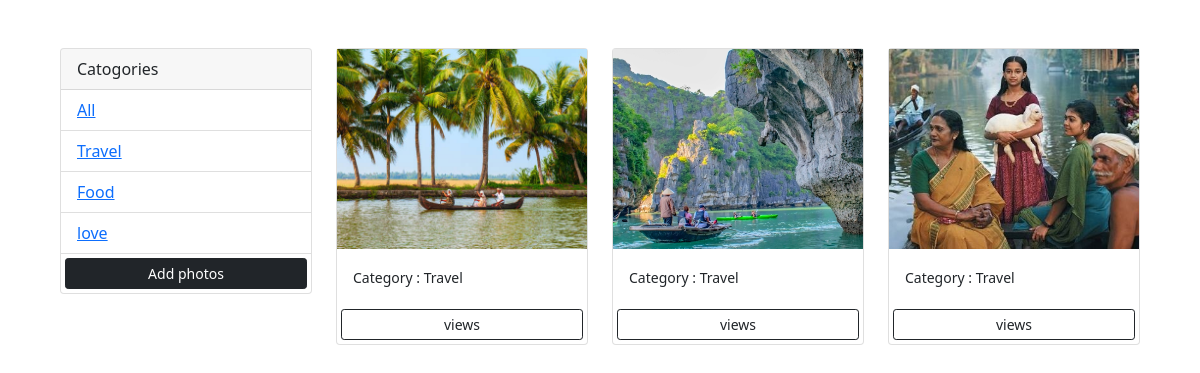
/?category=Travel, run on the app's committed database.
### photos/models.py (models this page shows, shortened)
class Category(models.Model):
    name = models.CharField(max_length=100,null=False,blank=False)

class Photo(models.Model):
    category = models.ForeignKey(Category,on_delete=models.SET_NULL,null=True,blank=True)
    image = models.ImageField(null=False,blank=False)
    description = models.TextField()

### photos/views.py (the view)
# urls.py: path('',views.gallery,name='gallery'),
def gallery(request):
    category = request.GET.get('category')
    if category == None:
        photos = Photo.objects.all()
    else:
        photos = Photo.objects.filter(category__name=category)
    categories = Category.objects.all()
    context = {'categories': categories,'photos':photos}
    return render(request,'photos/gallery.html',context)

### photos/templates/photos/gallery.html (shortened to what this page needs)
<!DOCTYPE html>
<html>
    <head>
        <link href="https://cdn.jsdelivr.net/npm/bootstrap@5.0.0-beta1/dist/css/bootstrap.min.css" rel="stylesheet"
>
    </head>
    <body class="m-5">
        <div class="container">
            <div class="row">
                <div class="col-md-3">
                    <div class="card">
                        <div class="card-header">
                            Catogories
                        </div>
                        <ul class="list-group list-group-flush">
                          <li class="list-group-item">
                            <a href="{% url 'gallery' %}">All</a>
                        </li>
                          {% for category in categories %}
                          <li class="list-group-item">
                            <a href="{% url 'gallery' %}?category={{category.name}}"> {{category.name}}</a>
                        </li>
                          {% endfor %}
                            <a href="{% url 'add' %}" class="btn btn-dark btn-sm m-1">Add photos</a>
                        </ul>
                      </div>
                </div>
                <div class="col-md-9">
                    <div class="row">
                    {% for photo in photos%}
                    <div class="col-md-4">
                        <div class="card">
                            <img class="image-thumbail" src="{{photo.image.url}}" alt="card image cap">
                            <div class="card-body">
                              <small>Category : {{photo.category.name}}</small>
                            </div>
                              <a href="{% url 'photo' photo.id %}"class="btn btn-outline-dark btn-sm m-1">views</a>
                            </div>
                          </div>
                          {% empty %}
                          <h3>no image...</h3>
                          {% endfor %}
                    </div>
                </div>
            </div>
        </div>
    </body>
</html>

### photos/templates/photos/gallery.html (style rules this page uses)
.image-thumbail { height:200px; object-fit: cover }

### data on the page
Category: name "Travel"
Category: name "Food"
Category: name "love"
Photo: image (picture), category.name "Travel"
Photo: image (picture), category.name "Travel"
Photo: image (picture), category.name "Travel"
